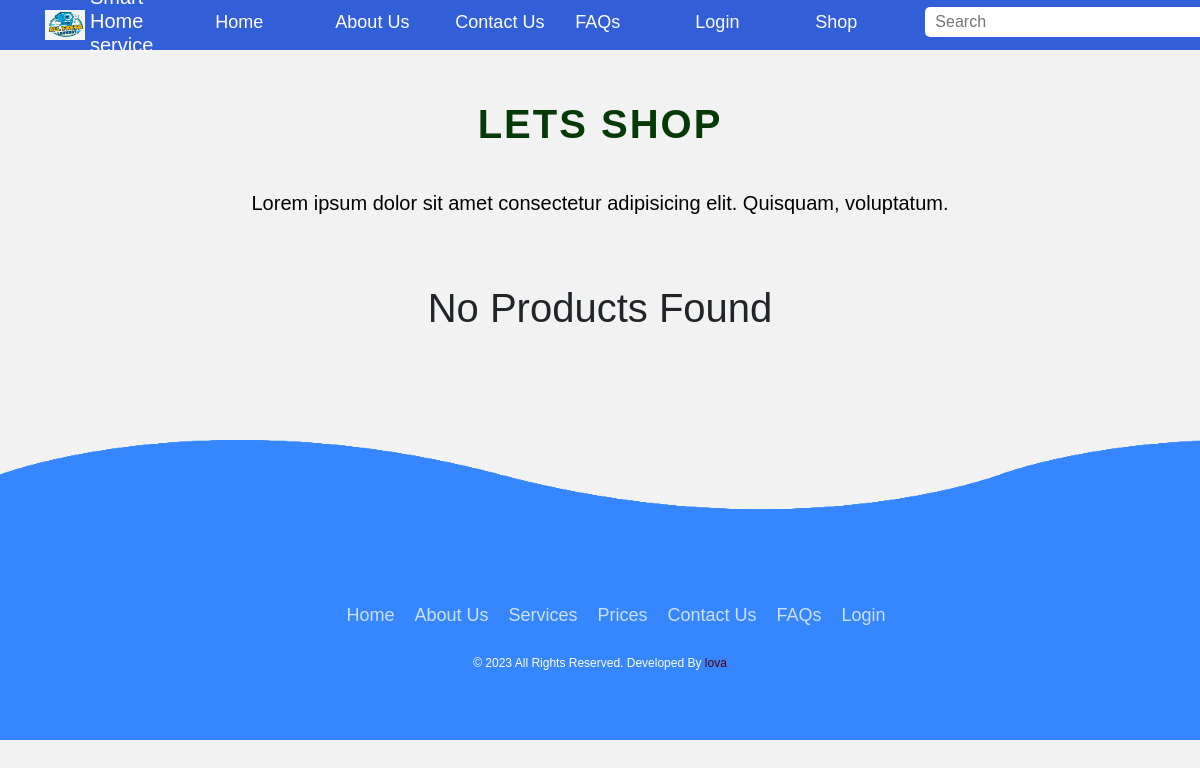
Page /frontend/shop.php on the earlier database version.
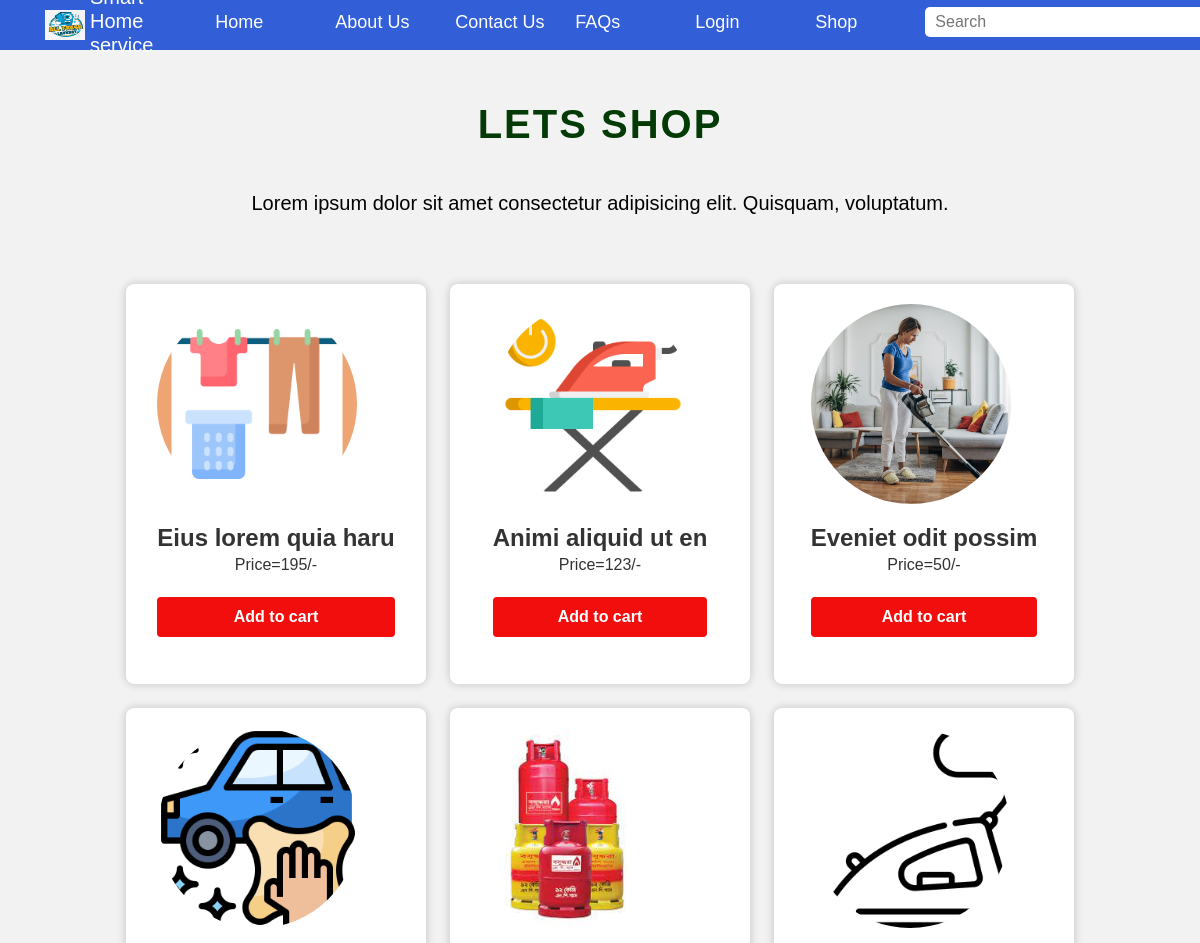
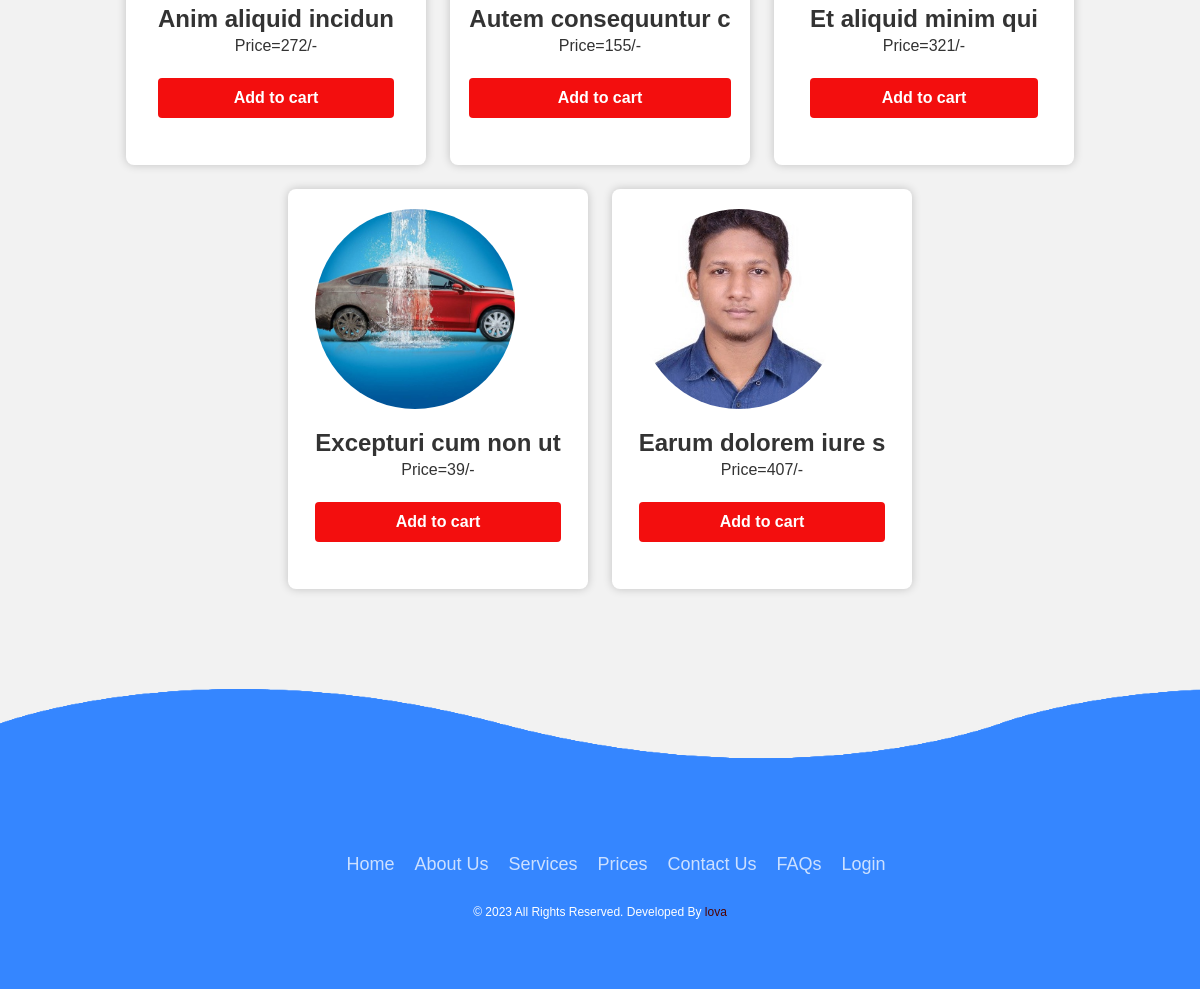
Same page on the later database version (2 pictures, top to bottom).
### tables this page shows
CREATE TABLE `products` (
  `id` int NOT NULL,
  `category_id` int NOT NULL,
  `title` varchar(255) NOT NULL,
  `price` varchar(255) NOT NULL,
  `image` varchar(255) NOT NULL
);

### frontend/shop.php (the view, shortened to what this page needs)
<!DOCTYPE html>
<html lang="en">
<head>
    <link href="https://cdn.jsdelivr.net/npm/bootstrap@5.0.2/dist/css/bootstrap.min.css" rel="stylesheet"
>
    <link rel="stylesheet" href="./css/style2.css">
    <link rel="stylesheet" href="./css/shop.css">
    <link rel="stylesheet" href="https://cdnjs.cloudflare.com/ajax/libs/font-awesome/6.4.0/css/all.min.css"
 />
</head>
<body>
    <div class="body">
        <?php include_once('./frontend-component/nav.php') ?>
        <div class="service">
            <div class="service-heading">
                <h1>Lets Shop</h1>
                <p>Lorem ipsum dolor sit amet consectetur adipisicing elit. Quisquam, voluptatum.</p>
            </div>
            <div class="card-section-shop">
            <?php
            include_once "../dbconn.php";
            $sql = "SELECT * FROM products";
            $result = mysqli_query($conn, $sql);
            if (mysqli_num_rows($result) > 0) {
                while ($row = mysqli_fetch_assoc($result)) {
                    ?>
                    <div class="product-card-shop">
                        <form action="" method="post">
                            <div class="card-img-shop">
                                <img src="<?=$row['image']?>" alt="">
                            </div>
                            <div class="product-card-content-shop">
                                <h3><?=$row['title']?></h3>
                                <p class="description-shop">Price=<?=$row['price']?>/-</p>
                                <input type="submit" class="submit_btn cart_btn btn btn-danger" value="Add to cart" name="add_to_cart">
                            </div>
                        </form>
                    </div>
                    <?php
                }
            }else   {
                echo "<h1>No Products Found</h1>";
            }
            ?>
            </div>
        </div>
    </div>
    <?php include('./frontend-component/footer.php') ?>
</body>
</html>

Differences in the rows shown:
added products: image (picture), title "Eius lorem quia haru", price "195"
added products: image (picture), title "Animi aliquid ut en", price "123"
added products: image (picture), title "Eveniet odit possim", price "50"
added products: image (picture), title "Anim aliquid incidun", price "272"
added products: image (picture), title "Autem consequuntur c", price "155"
added products: image (picture), title "Et aliquid minim qui", price "321"
added products: image (picture), title "Excepturi cum non ut", price "39"
added products: image (picture), title "Earum dolorem iure s", price "407"
Other differences:
text no longer shown: "No Products Found"
